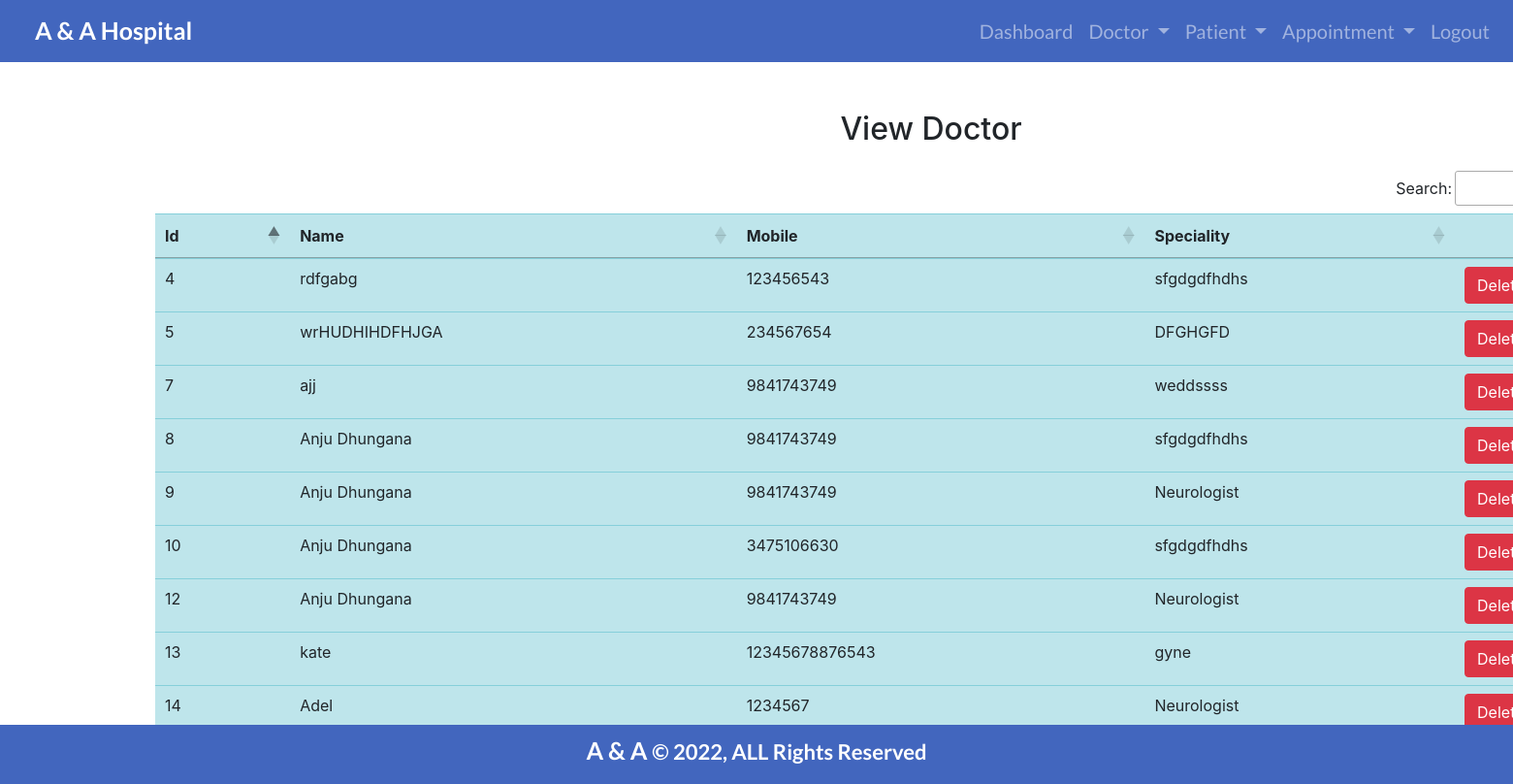
Page /view_doctor/ (signed in) on the earlier database version.
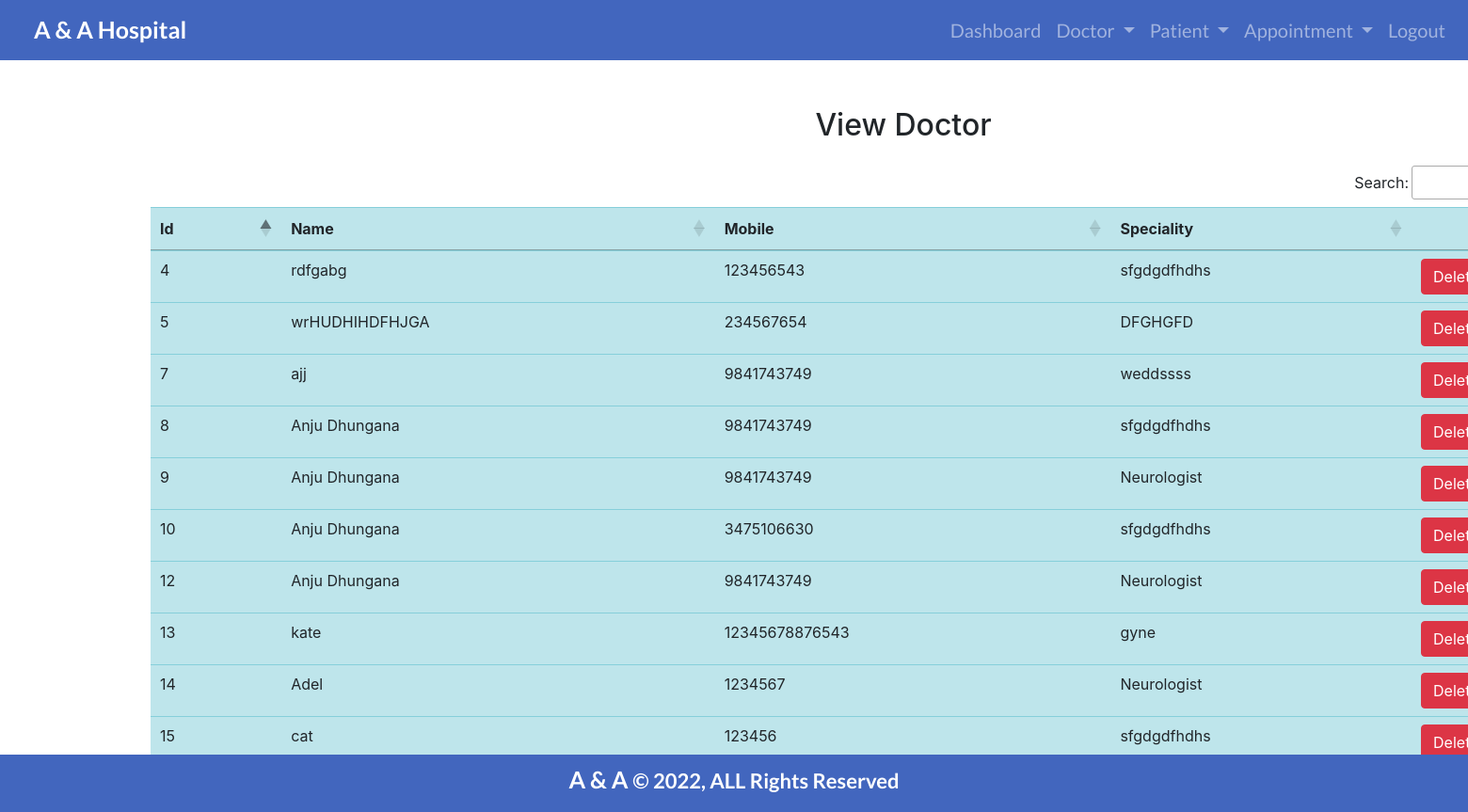
Same page on the later database version.
### hospital/models.py (models this page shows, shortened)
class Doctor(models.Model):
    name = models.CharField(max_length=50)
    mobile = models.IntegerField()
    speciality = models.CharField(max_length=50)

### hospital/views.py (the view)
# urls.py: path('view_doctor/',View_Doctor,name='view_doctor'),
def View_Doctor(request):
    if not request.user.is_staff:
        return redirect('login')
    doc = Doctor.objects.all()
    d = {'doc' : doc}
    return render(request, 'view_doctor.html', d)

### hospital/templates/view_doctor.html
{% include 'base.html' %}
{% include 'navigation.html' %}
{%block content%}
<div style="width: 100rem; margin-left: 10rem; margin-top: 50px">
    <h2 class="text-center py-0 mb-4">View Doctor</h2>
    <table id="example" class="table table-info">
        <thead>
            <tr>
                <th>Id</th>
                <th>Name</th>
                <th>Mobile</th>
                <th>Speciality</th>
               <th></th>
            </tr>
        </thead>
        <tbody>
            {% for i in doc %}
            <tr>
               <td> {{i.id}}</td>
               <td> {{i.name}}</td>
               <td> {{i.mobile}}</td>
               <td> {{i.speciality}}</td>
               <td><a href="{% url 'delete_doctor' i.id %}"
                onclick="return confirm('Are you sure you want to delete?')"class="btn btn-danger">Delete</a></td>
            </tr>
            {% endfor %}
        </tbody>
    </table>
</div>
{%endblock%}
{% include 'footer.html' %}

Differences in the rows shown:
added Doctor: id "15", name "cat", mobile "123456", speciality "sfgdgdfhdhs"
